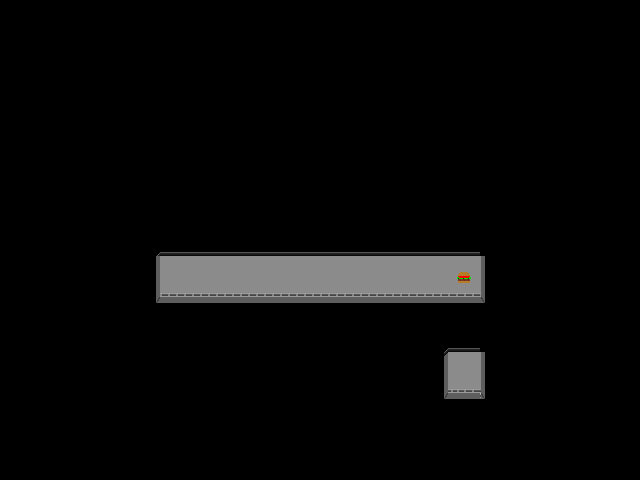

This game map was drawn from its Tiled (.tmx) file and the tilesets committed beside it. A one-line description and the trimmed map source follow:
An orthogonal 20x15 tile map with 32x32 px tiles, 3 tile layers (Tile Layer 1, Tile Layer 2, Tile Layer 3), 5 tilesets and 1 object.

<map version="1.0" orientation="orthogonal" renderorder="right-down" width="20" height="15" tilewidth="32" tileheight="32" nextobjectid="2">
 <tileset firstgid="1" name="firstplace" tilewidth="32" tileheight="32" tilecount="3250">
  <image source="firstplace.png" width="4160" height="800" />
 </tileset>
 <tileset firstgid="3251" name="playerstart" tilewidth="32" tileheight="32" tilecount="1">
  <image source="playerstart.png" width="32" height="32" />
  <tile id="0">
   <properties>
    <property name="orient" value="down" />
    <property name="playerstart" value="" />
   </properties>
  </tile>
 </tileset>
 <tileset firstgid="3252" name="blocktile" tilewidth="32" tileheight="32" tilecount="1">
  <image source="blocktile.png" width="32" height="32" />
  <tile id="0">
   <properties>
    <property name="block" value="" />
   </properties>
  </tile>
 </tileset>
 <tileset firstgid="3253" name="itemplace" tilewidth="32" tileheight="32" tilecount="300">
  <image source="itemplace.png" width="640" height="480" />
 </tileset>
 <tileset firstgid="3553" name="desctile" tilewidth="32" tileheight="32" tilecount="1">
  <image source="tiles/desctile.png" width="32" height="32" />
  <tile id="0">
   <properties>
    <property name="event" value="" />
   </properties>
  </tile>
 </tileset>
 <layer name="Tile Layer 1" width="20" height="15">
  <data>[300 cells, 30 non-empty, 2 distinct tile ids]</data>
 </layer>
 <layer name="Tile Layer 2" width="20" height="15">
  <data>[300 cells, 1 non-empty, 1 distinct tile ids]</data>
 </layer>
 <layer name="Tile Layer 3" width="20" height="15">
  <data>[300 cells, 300 non-empty, 21 distinct tile ids]</data>
 </layer>
 <objectgroup name="Object Layer 1">
  <object id="1" x="448" y="224" width="32" height="32">
   <properties>
    <property name="description" value="A hamburger?" />
    <property name="question" value="" />
   </properties>
  </object>
 </objectgroup>
</map>
